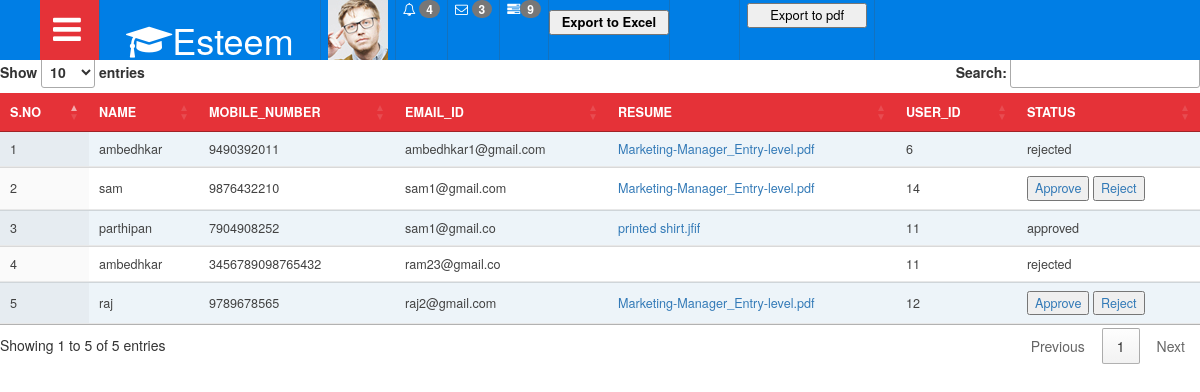
Screenshot of /admin/table.php with the database file from the repository.
### tables this page shows
CREATE TABLE `user_id` (
  `id` int(11) NOT NULL,
  `NAME` varchar(25) NOT NULL,
  `MOBILE_NUMBER` varchar(25) NOT NULL,
  `EMAIL_ID` varchar(30) NOT NULL,
  `RESUME` varchar(40) NOT NULL,
  `user_id` varchar(50) NOT NULL,
  `STATUS` int(11) NOT NULL
);

### admin/table.php (the view, shortened to what this page needs)
<!DOCTYPE html>
<html lang="zxx">
<head>
<link href="css/bootstrap.css" rel="stylesheet" type="text/css" media="all" />
<link rel="stylesheet" type="text/css" href="css/table-style.css" />
<link rel="stylesheet" type="text/css" href="css/basictable.css" />
<link href="css/component.css" rel="stylesheet" type="text/css" media="all" />
<link href="css/style_grid.css" rel="stylesheet" type="text/css" media="all" />
<link href="css/font-awesome.css" rel="stylesheet">
<link rel="stylesheet" href="https://cdn.datatables.net/1.13.6/css/jquery.dataTables.css" />
</head>
<body>
<div class="wthree_agile_admin_info">
		  <div class="w3_agileits_top_nav">
			<ul id="gn-menu" class="gn-menu-main">
				<li class="gn-trigger">
					<a class="gn-icon gn-icon-menu"><i class="fa fa-bars" aria-hidden="true"></i><span>Menu</span></a>
				</li>
                <li class="second logo"><h1><a href="main-page.html"><i class="fa fa-graduation-cap" aria-hidden="true"></i>Esteem </a></h1></li>
					<li class="second admin-pic">
				       <ul class="top_dp_agile">
									<li class="dropdown profile_details_drop">
										<a href="#" class="dropdown-toggle" data-toggle="dropdown" aria-expanded="false">
											<div class="profile_img">
												<span class="prfil-img"><img src="images/admin.jpg" alt=""> </span>
											</div>
										</a>
									</li>
						</ul>
				</li>
				<li class="second top_bell_nav">
				   <ul class="top_dp_agile ">
									<li class="dropdown head-dpdn">
										<a href="#" class="dropdown-toggle" data-toggle="dropdown" aria-expanded="true"><i class="fa fa-bell-o" aria-hidden="true"></i> <span class="badge blue">4</span></a>
									</li>
						</ul>
				</li>
				<li class="second top_bell_nav">
				   <ul class="top_dp_agile ">
									<li class="dropdown head-dpdn">
										<a href="#" class="dropdown-toggle" data-toggle="dropdown" aria-expanded="true"><i class="fa fa-envelope-o" aria-hidden="true"></i> <span class="badge blue">3</span></a>
									</li>
						</ul>
				</li>
				<li class="second top_bell_nav">
				   <ul class="top_dp_agile ">
				       <li class="dropdown head-dpdn">
										<a href="#" class="dropdown-toggle" data-toggle="dropdown" aria-expanded="false"><i class="fa fa-tasks"></i><span class="badge blue">9</span></a>
									</li>
								</ul>
				</li>
				<li class="second w3l_search">
					<a href="export.php"><li class="active"><input type="submit" value="Export to Excel" id="export_data" name="export_data" style="margin-top:10px; width:120px; color:black;"></li></a>
				</li>
				<li class="second full-screen">
					<section class="full-top">
						<a href="pdf.php"><input type="submit" value="Export to pdf" id="export_data" name="export_data" style="margin-top:3px; width:120px; color:black;"></a>
					</section>
				</li>
			</ul>
		</div>
		<div class="agile-tables">
										<div class="w3l-table-info agile_info_shadow">
										 <center><h3 class="w3_inner_tittle two">User Submitted Details</h3></center>
											<table class="display" id="myTable">
											<thead>
											  <tr>
											    <th>S.NO</th>
												<th>NAME</th>
												<th>MOBILE_NUMBER</th>
												<th>EMAIL_ID</th>
												<th>RESUME</th>
												<th>user_id</th>
												<th>STATUS</th>
											  </tr>
											</thead>
											<?php
											require("connection.php");
											$res=$con->query("select * from user_id");
											$count=$res->num_rows;
											if($count>0)
											  {
												$no=1;
												while($row=$res->fetch_assoc())
												{
											?>
											  <tr>
											    <td> <?php echo $no++; ?> </td>
												<td> <?php echo $row['NAME'];?> </td>
												<td> <?php echo $row['MOBILE_NUMBER'];?> </td>
												<td> <?php echo $row['EMAIL_ID'];?> </td>
												<td><a href="download.php?nama=<?php echo $row['RESUME'];?>"><?php echo $row['RESUME'];?></a></td>
												<td> <?php echo $row['user_id'];?> </td>
												<td>
												<?php if($row['STATUS'] == 1)
												{
													echo "approved";
												}
												if($row['STATUS']==2)
												{
													echo "rejected";
												}
												else
												{
												?>
												<?php if($row['STATUS'] == 0)
												{
													?>
												<button><a href="approve.php?approveid=<?php echo $row['id'];?>">Approve </a> </button>
												 <button> <a href="reject.php?rejectid=<?php echo $row['id'];?>"> Reject </a>   </button>
													</td>
											  </tr>
											<?php
											   }
									       }
											  }
											  }
						                  ?>
                     						</table>
								</div>
								</div>
</body>
</html>

### admin/css/table-style.css (style rules this page uses)
table { background: white; border-collapse: collapse; margin: 1.25em 0 0; width: 100%; }
table tr, table th, table td { border: none; border-bottom: 1px solid #e8e8e8; font-size: .95em; }
table th, table td { padding: 10px 12px; text-align: left; }
table th { background: #e53238; color: #fff; text-transform: uppercase; }
table tr td { background: #f3faff; color: #424242; }
table tr:nth-of-type(2n+2) td { background: #ffffff; }
table { width: 100%; }

### admin/css/component.css (style rules this page uses)
*, *:after, *::before { -webkit-box-sizing: border-box; -moz-box-sizing: border-box; box-sizing: border-box; }
.gn-menu-main ul { margin: 0; padding: 0; list-style: none; text-transform: none; }
.gn-menu-main { top: 0; left: 0; width: 100%; height: 60px; font-size: 13px; position: fixed; }
.w3_agileits_top_nav { background: #007ee5; color: #fff; top: 0; left: 0; width: 100%; height: 60px; font-size: 13px; position: fixed; z-index: 999; }
.gn-menu-main a { display: block; height: 100%; color: #fff; text-decoration: none; cursor: pointer; }
.gn-menu-main > li { display: block; float: left; height: 100%; border-right: 1px solid #1372bf; text-align: center; }
li.second { padding: 0 7px; }
li.second.logo { padding: 0 26px; }
i.fa.fa-bars { color: #fff; }
.gn-menu-main li.gn-trigger { position: relative; width: 60px; -webkit-touch-callout: none; -webkit-user-select: none; -khtml-user-select: none; -moz-user-select: none; -ms-user-select: none; user-select: none; background: #e53238; color: #fff; padding: 5px 8px 0 0; font-size: 2.5em; }
.gn-menu-main > li:nth-child(7) { float: right; border-right: none; width: 28%; margin-top: 9px; }
.gn-menu-main > li:last-child { float: right; border-left: 1px solid #1372bf; }
.gn-menu-main > li > a { text-transform: uppercase; letter-spacing: 1px; font-weight: bold; }
.gn-menu-main:after { display: table; clear: both; content: ""; }
@media (max-width:1280px) { .gn-menu-main li.gn-trigger { position: relative; width: 60px; -webkit-touch-callout: none; -webkit-user-select: none; -khtml-user-select: none; -moz-user-select: none; -ms-user-select: none; user-select: none; background: #e53238; color: #fff; padding: 5px 4px 0 0; font-size: 2.5em; } }

### rows the page displays
user_id: NAME "ambedhkar", MOBILE_NUMBER "9490392011", EMAIL_ID "ambedhkar1@gmail.com", RESUME "Marketing-Manager_Entry-level.pdf", user "6", STATUS "rejected"
user_id: NAME "sam", MOBILE_NUMBER "9876432210", EMAIL_ID "sam1@gmail.com", RESUME "Marketing-Manager_Entry-level.pdf", user "14"
user_id: NAME "parthipan", MOBILE_NUMBER "7904908252", EMAIL_ID "sam1@gmail.co", RESUME "printed shirt.jfif", user "11", STATUS "approved"
user_id: NAME "ambedhkar", MOBILE_NUMBER "3456789098765432", EMAIL_ID "ram23@gmail.co", user "11", STATUS "rejected"
user_id: NAME "raj", MOBILE_NUMBER "9789678565", EMAIL_ID "raj2@gmail.com", RESUME "Marketing-Manager_Entry-level.pdf", user "12"
